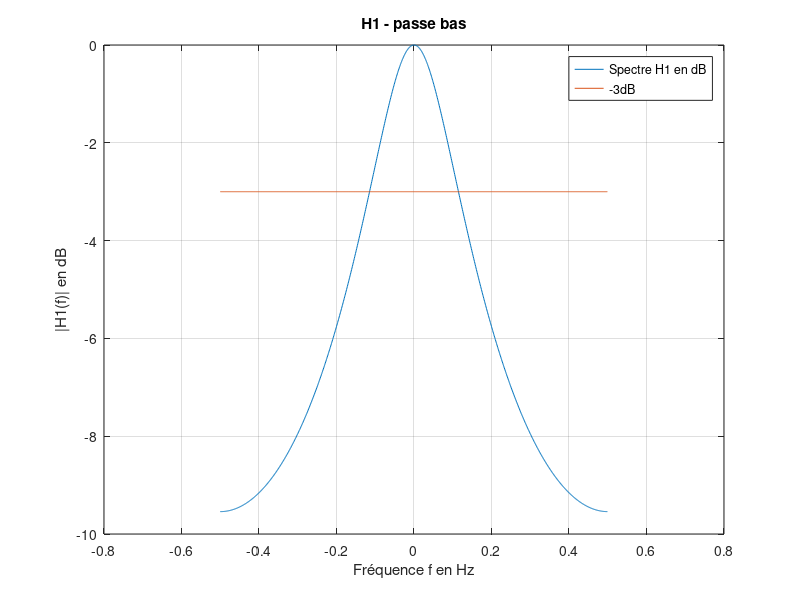
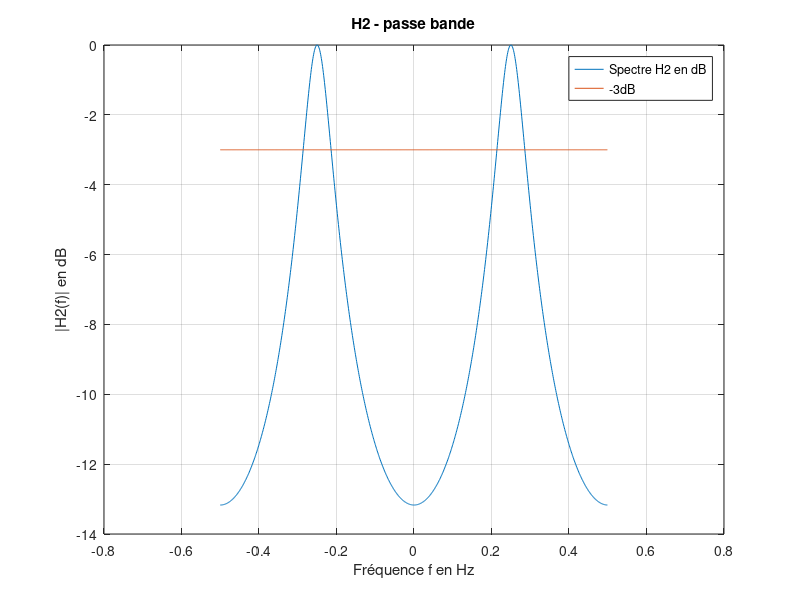
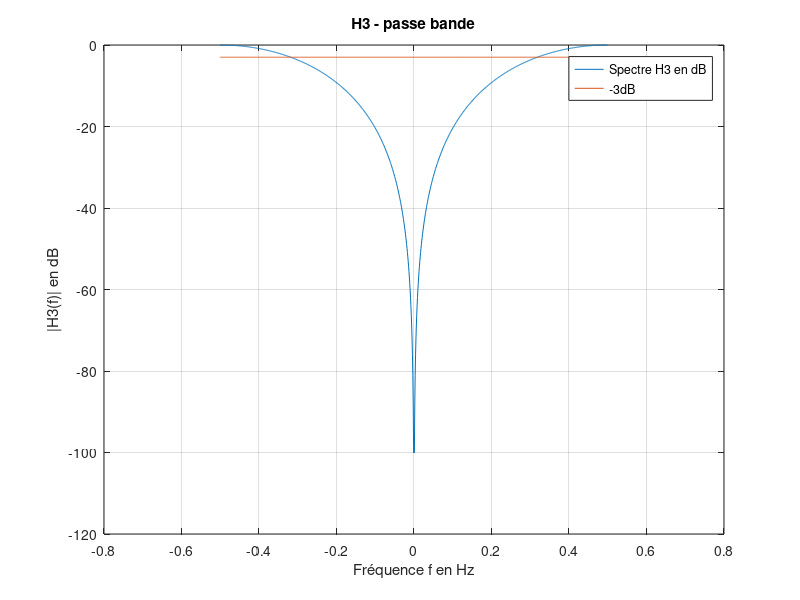

Recreate these plots in MATLAB, in order. (Note: this script raises an error after producing the figures.)
% TRAVAIL DE ROLAND DENIZOT ET THOMAS D'ANGLEJAN, ESILV A3, TD-D
%% Nettoyage
clc;
close all;
clear all;

%% Exercice 2: Tracer les spectres en amplitude des filtres

% Semblable pour les 3 figures
Fe=1;
Te=1/Fe;
N=1000;
f=-Fe/2:Fe/N:Fe/2-Fe/N;
z=exp(1j*2*pi*f*Te);

% Premier filtre
H1=0.5./(1-0.5*z.^-1);
figure(1)
plot(f,20*log10(abs(H1)),f,0*f-3)
legend('Spectre H1 en dB','-3dB')
xlabel('Fréquence f en Hz')
ylabel('|H1(f)| en dB')
grid on;
zoom on;
title('H1 - passe bas');

% Deuxième filtre
H2=0.36./(1+0.64*exp(-4*pi*1j*f*Te));
figure(2)
plot(f,20*log10(abs(H2)),f,0*f-3)
legend('Spectre H2 en dB','-3dB')
xlabel('Fréquence f en Hz')
ylabel('|H2(f)| en dB')
grid on;
zoom on;
title('H2 - passe bande');

% Troisième filtre
H3=0.25-0.5*exp(-1j*2*pi*f*Te)+0.25*exp(-1j*4*pi*f*Te);
figure(3)
plot(f,20*log10(abs(H3)),f,0*f-3)
legend('Spectre H3 en dB','-3dB')
xlabel('Fréquence f en Hz')
ylabel('|H3(f)| en dB')
grid on;
zoom on;
title('H3 - passe bande');

%% TP1: Filtre Numérique et Matlab
H1=tf(0.5,[1 -0.5]);
figure(3);
bodeplot(H1);                       % Diagramme de bode du premier filtre
H2=tf(0.36,[1 0.64]);
figure(4);
bodeplot(H2);                       % Diagramme de bode du deuxième filtre
H3=tf([0.25 -0.5 0.25]);
figure(5);
bodeplot(H3);                       % Diagramme de bode du troisième filtre
figure(10);
impulse(H1);            % Réponse impulsionnelle du premier filtre
figure(11);
impulse(H2);            % Réponse impulsionnelle du deuxième filtre
figure(12);
impulse(H3);            % Réponse impulsionnelle du troisième filtre

%% TP2: Filtrage d'un bruit aigu dans un signal
%% A - Etude du signal "Mozart_Bruit.wav"

% Question 1
[y1,Fs1]=audioread("Mozart_Bruit.wav"); 
disp(Fs1) % Fs1 est la fréquence d'échantillonnage du signal
periode=1/Fs1; % La période est 1/Fs1

% Question 2
% Représentation temporelle
temps_val=length(y1)/Fs1;
temps=0:1/Fs1:temps_val;                                       % Création du vecteur temps
figure(6);                                                    
plot(temps(1:length(y1)),y1);                                  % Tracé du signal
xlabel('Temps en sec')
ylabel('Amplitude du son')
title('Représentation temporelle du signal')
grid on;
zoom on;

% Représentation fréquentielle
x=fft(y1);                              % FFT de mozart
figure(7);
Xf=fftshift(abs(x));                    % Spectre centré
% Vecteur fréquence
N=length(Xf);                           % Taille du vecteur temps
I=0:N-1;                                % Même taille que le vecteur temps
Freq=(Fs1/N*I)-Fs1/2;                   % Vecteur de fréquence entre entre -Fs1/2 et +Fs1/2 de taille N
% Représentation
plot(Freq,Xf);                          % Tracé du signal
xlabel('Fréquence en Hz')
ylabel('Représentation spectrale')
title('|X(f)| signal mozart_bruit')
grid on;
zoom on;

% La fréquence indésirable est entre 5650 et 5700 Hz

%% B - Filtrage numérique en post-traitement (filtre idéal non-causal)
% Il faut un filtre passe-bas afin de supprimer les fréquences hautes,
% correspondant aux aigus
H=0;
son_filtre=conv(y1,H);          % Génération du son
sound(son_filtre,Fs1);          % Ecoute du son
audiowrite('Mozart_Filtre.wav',son_filtre,Fs1); % Sauvegarde du son

%% C - Filtrage Numérique en temps réel (filtre IIR causal)
% Ce filtre devra couper la bande [5650 5700] Hz
[b,a]=butter(1,5650/(5700/2));          % Coefficients du filtre
signalFiltre=filter(b,a,y1);            % Filtrage du signal d'origine

% Représentation temporelle
temps_val=length(signalFiltre)/Fs1;
temps=0:1/Fs1:temps_val;                                       % Création du vecteur temps
figure(8);                                                    
plot(temps(1:length(signalFiltre)),signalFiltre);              % Tracé du signal
xlabel('Temps en sec')
ylabel('Amplitude du son')
title('Représentation temporelle du signal MozartFiltre')
grid on;
zoom on;

% Représentation fréquentielle
x=fft(signalFiltre);                    % FFT de mozartFiltre
figure(9);
Xf=fftshift(abs(x));                    % Spectre centré
% Vecteur fréquence
N=length(Xf);                           % Taille du vecteur temps
I=0:N-1;                                % Même taille que le vecteur temps
Freq=(Fs1/N*I)-Fs1/2;                   % Vecteur de fréquence entre entre -Fs1/2 et +Fs1/2 de taille N
% Représentation
plot(Freq,Xf);                          % Tracé du signal
xlabel('Fréquence en Hz')
ylabel('Représentation spectrale')
title('|X(f)| signal MozartFiltre')
grid on;
zoom on;

sound(signalFiltre,Fs1);                % Ecoute du son
audiowrite('MozartFiltre.wav',son_filtre,Fs1); % Sauvegarde du son

fonction_transfert=tf([b,a]);           % Fonction de transfert
figure(13);
bodeplot(fonction_transfert);           % Diagramme de Bode du filtre équivalent
figure(14);
impulse(fonction_transfert);            % Réponse impulsionnelle du filtre équivalent
